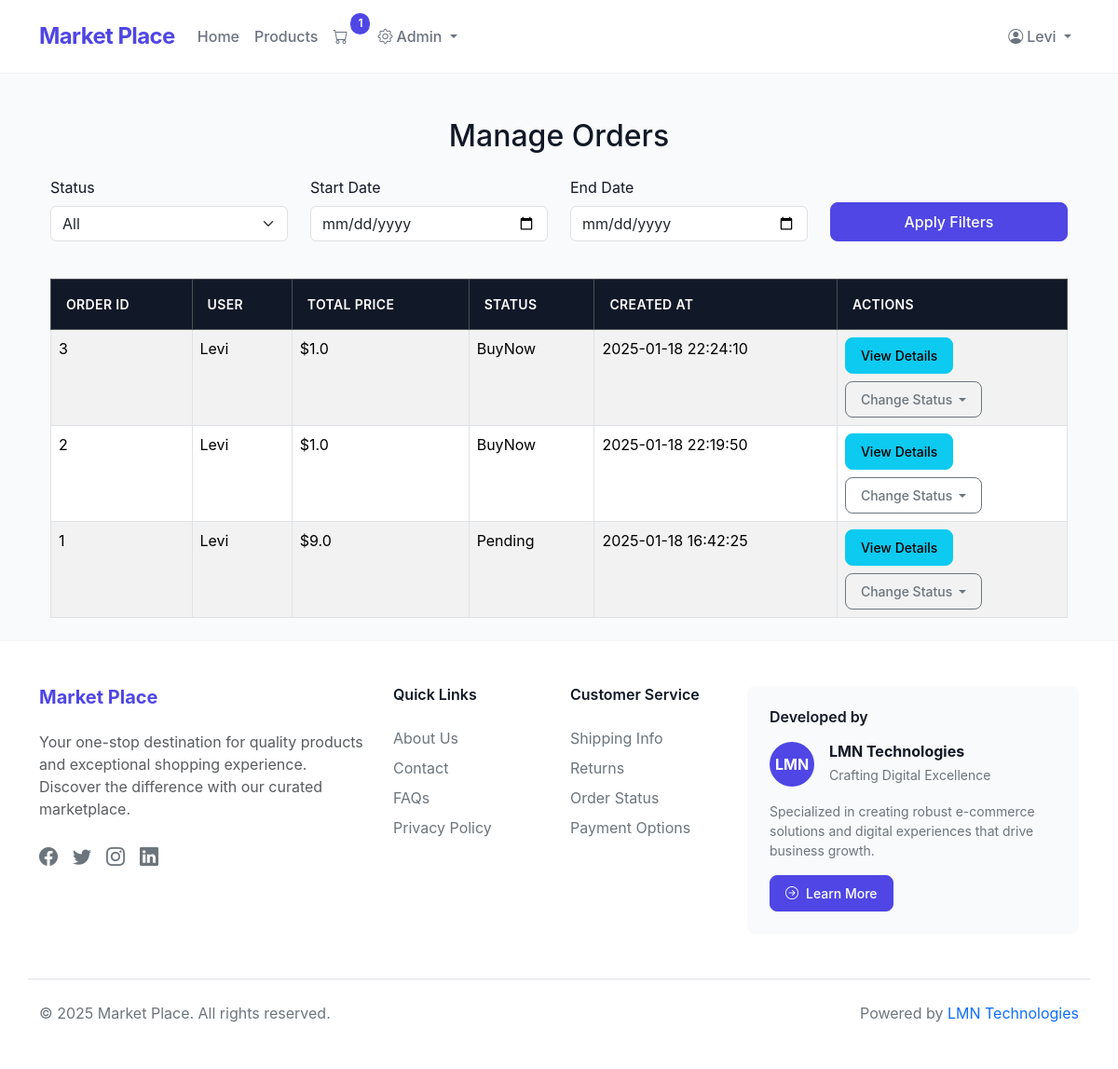
The page /admin/manage_orders (signed in) on the database as committed earlier.
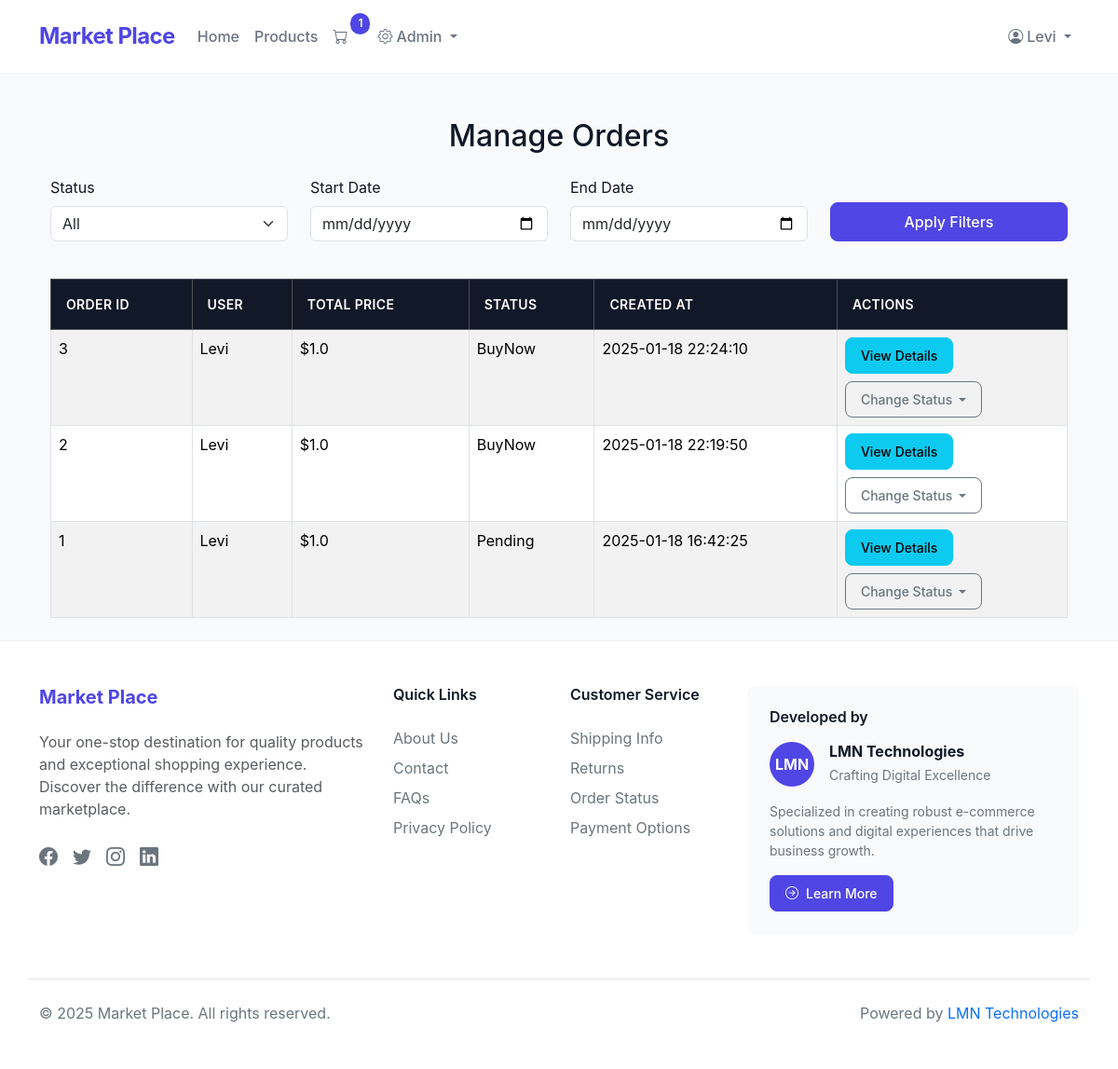
The same page on the database as committed later.
### app.py (models this page shows)
class Order(db.Model):
    __tablename__ = 'orders'
    id = db.Column(db.Integer, primary_key=True)
    user_id = db.Column(db.Integer, db.ForeignKey('users.id'), nullable=False)
    total_price = db.Column(db.Float, nullable=False)
    status = db.Column(db.String(50), nullable=False, default='Pending')
    created_at = db.Column(db.DateTime, nullable=False, default=db.func.current_timestamp())
    order_items = db.relationship('OrderItem', backref='order', lazy=True)
    payment = db.relationship('Payment', backref='order', uselist=False, cascade="all, delete-orphan")

class User(db.Model):
    __tablename__ = 'users'
    id = db.Column(db.Integer, primary_key=True)
    name = db.Column(db.String(100), nullable=False)
    email = db.Column(db.String(120), unique=True, nullable=False)
    password_hash = db.Column(db.String(128), nullable=False)
    phone_number = db.Column(db.String(15), nullable=False)
    role_id = db.Column(db.Integer, db.ForeignKey('roles.id'), nullable=False)
    orders = db.relationship('Order', backref='user', lazy=True)

### app.py (the view)
@app.route('/admin/manage_orders', methods=['GET'])
@admin_required
def manage_orders():
    status = request.args.get('status')
    start_date = request.args.get('start_date')
    end_date = request.args.get('end_date')
    query = Order.query
    if status:
        query = query.filter(Order.status == status)
    if start_date:
        try:
            start_date = datetime.strptime(start_date, '%Y-%m-%d')
            query = query.filter(Order.created_at >= start_date)
        except ValueError:
            flash("Invalid start date format. Please use YYYY-MM-DD.", "danger")
    if end_date:
        try:
            end_date = datetime.strptime(end_date, '%Y-%m-%d')
            query = query.filter(Order.created_at <= end_date)
        except ValueError:
            flash("Invalid end date format. Please use YYYY-MM-DD.", "danger")
    orders = query.order_by(Order.created_at.desc()).all()
    return render_template('manage_orders.html', orders=orders)

### app.py (called while the page is built)
def admin_required(f):
    from functools import wraps
    @wraps(f)
    def decorated_function(*args, **kwargs):
        if not session.get('user_id') or session.get('user_role') != 'admin':
            flash('Admin access required.', 'danger')
            return redirect(url_for('home'))
        return f(*args, **kwargs)
    return decorated_function

def get_cart_unique_items():
    if 'user_id' in session:
        order = Order.query.filter_by(user_id=session['user_id'], status="Pending").first()
        if order:
            return OrderItem.query.filter_by(order_id=order.id).count()
    return 0

@app.context_processor
def inject_cart_count():
    return dict(cart_count=get_cart_unique_items())

### templates/manage_orders.html (shortened to what this page needs)
{% extends 'base.html' %}
{% block content %}
    <div class="container mt-5">
        <h2 class="mb-4 text-center">Manage Orders</h2>
        <form method="GET" action="{{ url_for('manage_orders') }}" class="mb-4">
            <div class="row">
                <div class="col-md-3 mb-3">
                    <label for="status" class="form-label">Status</label>
                    <select name="status" id="status" class="form-select">
                        <option value="">All</option>
                    </select>
                </div>
                <div class="col-md-3 mb-3">
                    <label for="start_date" class="form-label">Start Date</label>
                    <input type="date" name="start_date" id="start_date" class="form-control" value="{{ request.args.get('start_date') }}">
                </div>
                <div class="col-md-3 mb-3">
                    <label for="end_date" class="form-label">End Date</label>
                    <input type="date" name="end_date" id="end_date" class="form-control" value="{{ request.args.get('end_date') }}">
                </div>
                <div class="col-md-3 d-flex align-items-end mb-3">
                    <button type="submit" class="btn btn-primary w-100">Apply Filters</button>
                </div>
            </div>
        </form>
        <div class="table-responsive">
            <table class="table table-bordered table-striped table-hover">
                <thead class="table-dark">
                    <tr>
                        <th>Order ID</th>
                        <th>User</th>
                        <th>Total Price</th>
                        <th>Status</th>
                        <th>Created At</th>
                        <th>Actions</th>
                    </tr>
                </thead>
                <tbody>
                    {% for order in orders %}
                        <tr>
                            <td>{{ order.id }}</td>
                            <td>{{ order.user.name }}</td>
                            <td>${{ order.total_price }}</td>
                            <td>{{ order.status }}</td>
                            <td>{{ order.created_at.strftime('%Y-%m-%d %H:%M:%S') }}</td>
                            <td>
                                <button type="button" class="btn btn-info btn-sm" data-bs-toggle="modal" data-bs-target="#orderModal{{ order.id }}">
                                    View Details
                                </button>
                                <form action="{{ url_for('update_order_status', order_id=order.id) }}" method="POST" class="mt-2">
                                    <div class="dropdown">
                                        <button class="btn btn-sm btn-outline-secondary dropdown-toggle" type="button" id="statusDropdown" data-bs-toggle="dropdown" aria-expanded="false">
                                            Change Status
                                        </button>
                                    </div>
                                </form>
                            </td>
                        </tr>
                    {% endfor %}
                </tbody>
            </table>
        </div>
    </div>
{% endblock %}

Rows that differ between the two databases and show on the page:
changed Order "Pending": total_price "9.0" → "1.0"
